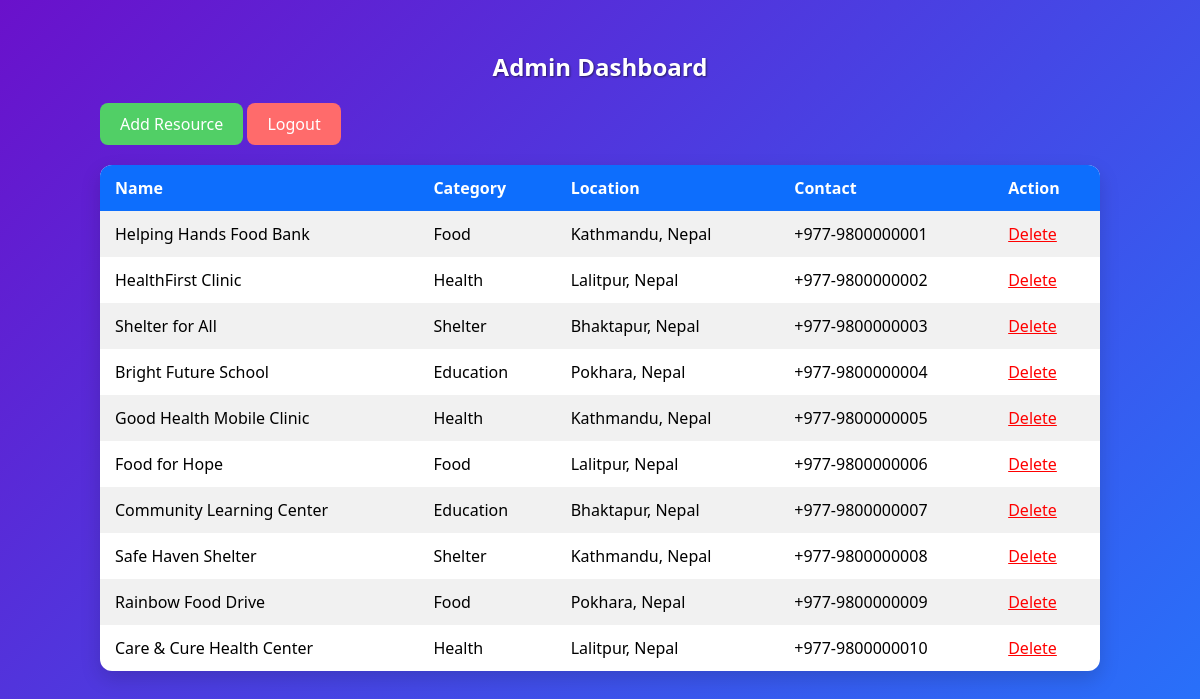
Screenshot of /admin/dashboard.php with the database file from the repository.
### tables this page shows
CREATE TABLE `resources` (
  `id` int(11) NOT NULL,
  `name` varchar(100) DEFAULT NULL,
  `category` varchar(50) DEFAULT NULL,
  `location` varchar(100) DEFAULT NULL,
  `description` text DEFAULT NULL,
  `contact` varchar(100) DEFAULT NULL
);

### admin/dashboard.php (the view, shortened to what this page needs)
<?php
include '../includes/db.php';
?>
<!DOCTYPE html>
<html>
<head>
    <link rel="stylesheet" href="../assets/style.css">
</head>
<body>
<div id="adminDashboard">
    <h2>Admin Dashboard</h2>
    <a class="button" href="add_resource.php">Add Resource</a>
    <a class="button" href="logout.php" style="background:#ff6b6b;">Logout</a>
    <table>
        <tr>
            <th>Name</th>
            <th>Category</th>
            <th>Location</th>
            <th>Contact</th>
            <th>Action</th>
        </tr>
        <?php
        $res = $conn->query("SELECT * FROM resources");
        while ($r = $res->fetch_assoc()) {
            echo "<tr>
                    <td>{$r['name']}</td>
                    <td>{$r['category']}</td>
                    <td>{$r['location']}</td>
                    <td>{$r['contact']}</td>
                    <td><a href='delete_resource.php?id={$r['id']}' style='color:red;'>Delete</a></td>
                  </tr>";
        }
        ?>
    </table>
</div>
</body>
</html>

### assets/style.css (style rules this page uses)
* { margin: 0; padding: 0; box-sizing: border-box; font-family: 'Segoe UI', Tahoma, Geneva, Verdana, sans-serif; }
body { background: linear-gradient(135deg, #6a11cb, #2575fc); min-height: 100vh; padding: 20px; }
#adminDashboard { max-width: 1000px; margin: 30px auto; }
#adminDashboard h2 { color: #fff; text-align: center; margin-bottom: 20px; text-shadow: 1px 1px 2px rgba(0,0,0,0.5); }
#adminDashboard a.button { display: inline-block; padding: 10px 20px; background: #51cf66; color: #fff; border-radius: 8px; text-decoration: none; margin-bottom: 20px; transition: all 0.3s; }
#adminDashboard table { width: 100%; border-collapse: collapse; background: #fff; border-radius: 12px; overflow: hidden; box-shadow: 0 8px 20px rgba(0,0,0,0.15); }
#adminDashboard th, td { padding: 12px 15px; text-align: left; }
#adminDashboard th { background: #0d6efd; color: #fff; }
#adminDashboard tr:nth-child(even) { background: #f1f1f1; }

### rows the page displays
resources: name "Helping Hands Food Bank", category "Food", location "Kathmandu, Nepal", contact "+977-9800000001"
resources: name "HealthFirst Clinic", category "Health", location "Lalitpur, Nepal", contact "+977-9800000002"
resources: name "Shelter for All", category "Shelter", location "Bhaktapur, Nepal", contact "+977-9800000003"
resources: name "Bright Future School", category "Education", location "Pokhara, Nepal", contact "+977-9800000004"
resources: name "Good Health Mobile Clinic", category "Health", location "Kathmandu, Nepal", contact "+977-9800000005"
resources: name "Food for Hope", category "Food", location "Lalitpur, Nepal", contact "+977-9800000006"
resources: name "Community Learning Center", category "Education", location "Bhaktapur, Nepal", contact "+977-9800000007"
resources: name "Safe Haven Shelter", category "Shelter", location "Kathmandu, Nepal", contact "+977-9800000008"
resources: name "Rainbow Food Drive", category "Food", location "Pokhara, Nepal", contact "+977-9800000009"
resources: name "Care & Cure Health Center", category "Health", location "Lalitpur, Nepal", contact "+977-9800000010"
